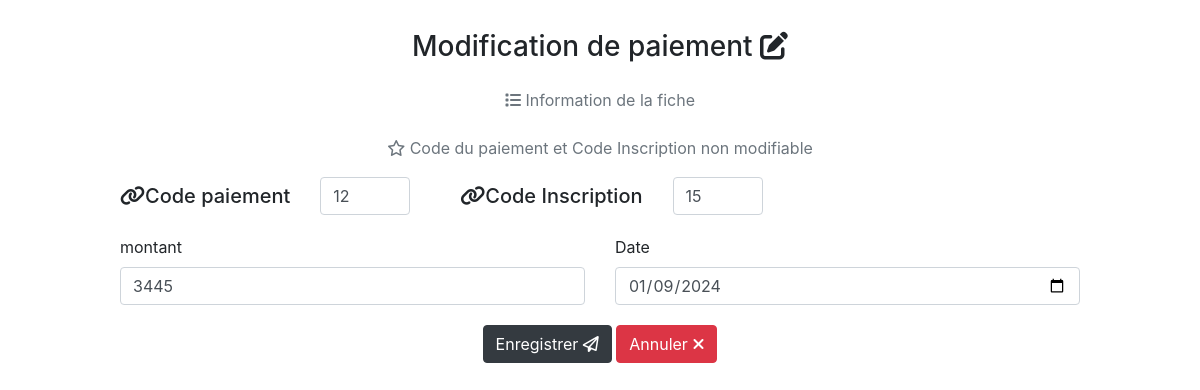
The page /Pages/Modifier_Paiement.php?idPaiement=12 on the database its author committed.
### tables this page shows
CREATE TABLE IF NOT EXISTS `paiement` (
  `idPaiement` int NOT NULL AUTO_INCREMENT,
  `codeInscription` int NOT NULL,
  `montant` int NOT NULL,
  `date` date NOT NULL,
  PRIMARY KEY (`idPaiement`),
  KEY `FK_Inscription_Paiement` (`codeInscription`)
);

### Pages/Modifier_Paiement.php (the view, shortened to what this page needs)
<?php
include "Connexion.php";
$idPaiement = $_GET["idPaiement"];
?>
<!DOCTYPE html>
<html lang="en">
<head>
  <link rel="stylesheet" type="text/css" href="../css/bootstrap.min.css">
  <link rel="stylesheet" type="text/css" href="../css/all.min.css">
</head>
<body>
  <div class="container" style="margin-top:30px">
      <div class="text-center mb-4">
         <h3>Modification de paiement <i class="fa-solid fa-pen-to-square fs-5 me-3"></i></h3>
      </div>
      <?php
      $requete = "SELECT * FROM `paiement` WHERE idPaiement = $idPaiement LIMIT 1";
      $result = mysqli_query($conn, $requete);
      $row = mysqli_fetch_assoc($result);
      ?>
      <div class="container d-flex justify-content-center">
         <form action="" method="post" style="width:80vw; min-width:700px;">
         <div class="text-center mb-4">
            <p class="text-muted"><i class="fas fa-list"></i> Information de la fiche </p>
         </div>
         <div class="text-center mb-4">
            <p class="text-muted"><i class="far fa-star"></i> Code du paiement et Code Inscription non modifiable</p>
         </div>
            <div class="row">
                <div class="col-auto">
                     <h5><i class="fa fa-link"></i>Code paiement</h5>
               </div>
              <div class="col-auto" style="width: 160px; margin-top:-27px; margin-left:-20px;" >
                  <div class="card-body" >
                     <input  class="form-control" name="idPaiement" style="background-color: #fff;" value="<?php echo $row['idPaiement'] ?>" readonly>
                  </div>
              </div>
               <div class="col-auto">
                     <h5><i class="fa fa-link"></i>Code Inscription</h5>
               </div>
              <div class="col-auto" style="width: 160px; margin-top:-27px; margin-left:-20px;" >
                  <div class="card-body" >
                     <input  class="form-control" name="codeInscription" style="background-color: #fff;" value="<?php echo $row['codeInscription'] ?>" readonly>
                  </div>
              </div>
          </div>
            <div class="row mb-3">
               <div class="col">
                  <label class="form-label">montant</label>
                  <input type="text" class="form-control" name="montant" value="<?php echo $row['montant'] ?>" required>
               </div>
               <div class="col">
                  <label class="form-label">Date </label>
                  <input type="date" class="form-control" name="date" value="<?php echo $row['date'] ?>" required>
               </div>
            </div>
            <div class="text-center mb-4" style="margin-top:20px;">
               <button href="Liste_Paiements.php" class="btn btn-dark" name="submit">Enregistrer <i class="fa-regular fa-paper-plane"></i></button>
               <a href="Liste_Paiements.php" class="btn btn-danger">Annuler <i class="fa-solid fa-xmark"></i></a>
            </div>
         </form>
      </div>
  </div>
</body>
</html>

### rows shown on the page
paiement: idPaiement "12", codeInscription "15", montant "3445", date "01/09/2024"
